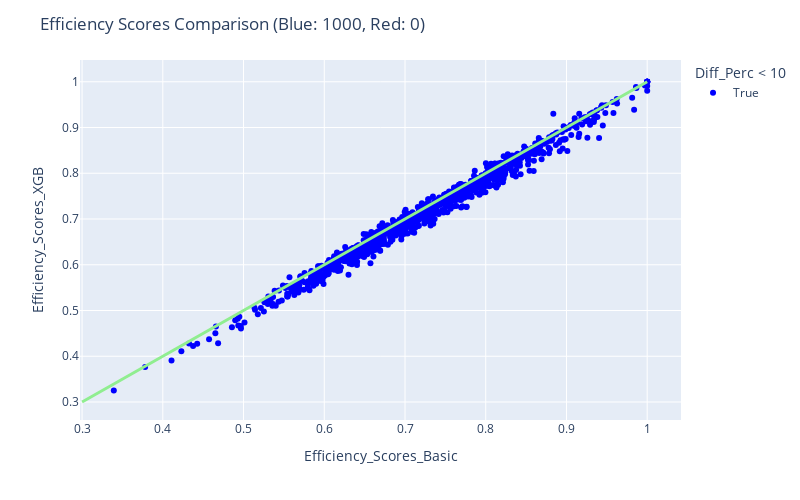

Notebook code cell kept with this figure:
### Code cell
fig = px.scatter(res_xgb, x="Efficiency_Scores_Basic", y="Efficiency_Scores_XGB", color = "Diff_Perc < 10", color_discrete_map= {True:"blue", False: "red"},
                 hover_data=["Efficiency_Scores_Basic", "Efficiency_Scores_XGB", "Diff_Perc"] + [res_xgb.index])

fig.add_traces(
    list(px.line(x = np.linspace(0.3, 1, num=2), y = np.linspace(0.3, 1, num=2)).select_traces())
)

fig.update_traces(line_color='lightgreen', line_width=3)

fig.update_layout(
    autosize=False,
    width=800,
    height=500,
    title_text=f"Efficiency Scores Comparison (Blue: {blue}, Red: {red})",
)

fig.show()

### Figure 1 — Plotly figure (JSON) as saved in the notebook; plotly's stock layout.template omitted (floating-point values rounded to 4 significant figures; data arrays with more than 128 entries replaced by an {"elided": "..."} marker saying what was removed)
{"data": [{"customdata": {"elided": "1000x2 mixed values"}, "hovertemplate": "Diff_Perc < 10=True<br>Efficiency_Scores_Basic=%{x}<br>Efficiency_Scores_XGB=%{y}<br>Diff_Perc=%{customdata[0]}<br>index=%{customdata[1]}<extra></extra>", "legendgroup": "True", "line": {"color": "lightgreen", "width": 3}, "marker": {"color": "blue", "symbol": "circle"}, "mode": "markers", "name": "True", "orientation": "v", "showlegend": true, "type": "scatter", "x": {"elided": "1000 float values"}, "xaxis": "x", "y": {"elided": "1000 float values"}, "yaxis": "y"}, {"hovertemplate": "x=%{x}<br>y=%{y}<extra></extra>", "legendgroup": "", "line": {"color": "lightgreen", "dash": "solid", "width": 3}, "marker": {"symbol": "circle"}, "mode": "lines", "name": "", "orientation": "v", "showlegend": false, "type": "scatter", "x": [0.3, 1], "xaxis": "x", "y": [0.3, 1], "yaxis": "y"}], "layout": {"autosize": false, "height": 500, "legend": {"title": {"text": "Diff_Perc < 10"}, "tracegroupgap": 0}, "margin": {"t": 60}, "title": {"text": "Efficiency Scores Comparison (Blue: 1000, Red: 0)"}, "width": 800, "xaxis": {"anchor": "y", "autorange": true, "domain": [0, 1], "range": [0.2973, 1.042], "title": {"text": "Efficiency_Scores_Basic"}, "type": "linear"}, "yaxis": {"anchor": "x", "autorange": true, "domain": [0, 1], "range": [0.2607, 1.048], "title": {"text": "Efficiency_Scores_XGB"}, "type": "linear"}}}
